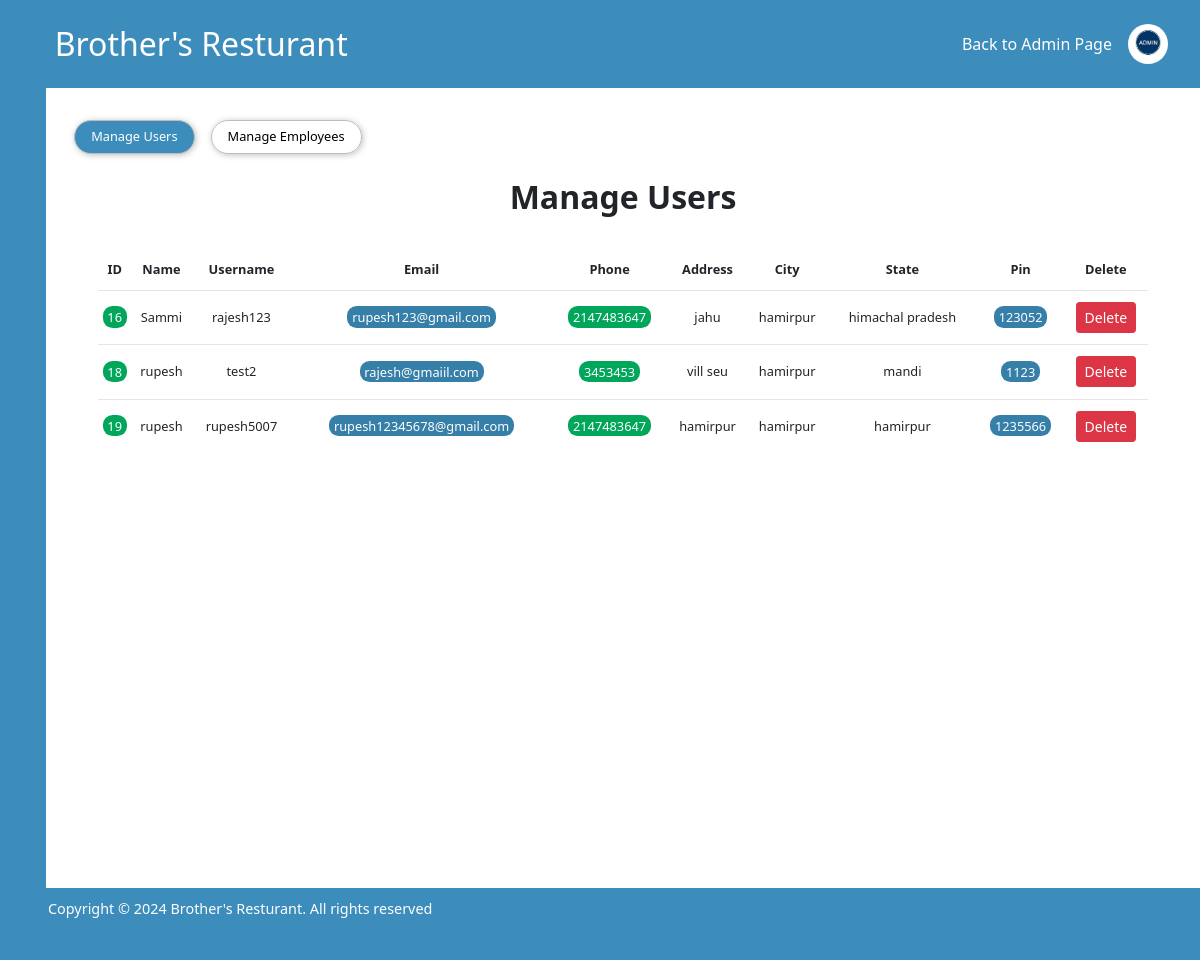
Page /manageuser.php on the committed database.
### tables this page shows
CREATE TABLE `formdata` (
  `id` int(5) NOT NULL,
  `name` varchar(22) NOT NULL,
  `username` varchar(50) NOT NULL,
  `email` varchar(50) NOT NULL,
  `password` varchar(150) NOT NULL,
  `address` varchar(50) NOT NULL,
  `city` varchar(20) NOT NULL,
  `state` varchar(20) NOT NULL,
  `phone` int(11) NOT NULL,
  `prole` varchar(20) NOT NULL,
  `pin` int(12) NOT NULL
);

### manageuser.php (the view, shortened to what this page needs)
<?php
include "connection.php";
?>
<!DOCTYPE html>
<html lang="en">
<head>
<link href="https://cdn.jsdelivr.net/npm/bootstrap@5.0.2/dist/css/bootstrap.min.css" rel="stylesheet">
</head>
<body>
<header>
        <a href="admin.php" class="logo">Brother's Resturant</a>
        <div class="admin_profile">
            <a style="text-decoration:none;color:white;" href="admin.php">Back to Admin Page</a>
            <div class='widt:20%' class="img">
                <img src="admin.jfif" alt="" />
            </div>
        </div>
    </header>
    <main style='display:flex;'>
        <div class="side" style="width:4%;background-color: rgb(60, 141, 188);min-height:100vh;">
        </div>
    <div class="container-fluid">
    <div class="filter" style='margin-top:2rem;align-items:center;'>
                <a href='manageuser.php' class="bt" style='background-color:rgb(60, 141, 188);color:white;'>Manage Users</a>
                <a href='manage_employees.php' class="bt">Manage Employees</a>
            </div>
    <h2 class='mt-4' style='margin:0;font-size:2rem;font-weight:600;text-align:center;margin:2rem 0;'>Manage Users</h2>
    <?php    $sql="SELECT * FROM formdata WHERE prole='1'";
    $result=$conn->query($sql);
    if($result->num_rows>0){
        echo"<div class='table_container' ><table>
        <tr>
        <th>ID</th>
        <th>Name</th>
        <th>Username</th>
        <th>Email</th>
        <th>Phone</th>
        <th>Address</th>
        <th>City</th>
        <th>State</th>
        <th>Pin</th>
        <th>Delete</th>
        </tr>";
        while($row=$result->fetch_assoc()){
        echo"<tr>
        <td><span class='screen_cell'>" .$row["id"]."</span></td>
        <td>" .htmlspecialchars($row["name"])."</td>
        <td>" .htmlspecialchars($row["username"])."</td>
        <td><span class='time_cell'>" .htmlspecialchars($row["email"])."</span></td>
        <td><span class='screen_cell'>" .$row["phone"]."</span></td>
        <td>" .htmlspecialchars($row["address"])."</td>
        <td>" .htmlspecialchars($row["city"])."</td>
        <td>" .htmlspecialchars($row["state"])."</td>
        <td><span class='time_cell'>" .$row["pin"]."</span></td>
        <td>
        <a href='manageuser.php?delete_id=" . $row["id"]."'class='btn btn-danger btn-sm' >Delete</a>
        </td>
        </tr>";
        }
        echo"</table></div>";
        }else{
        echo "0 results";
        }
        ?>
        </div>
    </main>
    <div class="side" style="width:100%;background-color: rgb(60, 141, 188);min-height:9vh;
    color:white;font-size:0.9rem;padding-left:4%;padding-top:0.6rem;">
    Copyright © 2024 Brother's Resturant. All rights reserved
    </div>
</body>
</html>

### manageuser.php (style rules this page uses)
table { width: 93%; padding: 1rem; font-size: 0.8rem; }
th { text-align: start; }
th, tr, td { padding: 0.7rem 0; text-align: center; }
td { border-top: 1px solid rgb(229, 229, 229); }
.table_container { display: flex; justify-content: center; background-color: white; margin-bottom: 4rem; }
.screen_cell { background-color: #00A65A; color: white; border-radius: 0.6rem; padding: 0.1rem 0.3rem; }
.time_cell { background-color: #367FA9; color: white; border-radius: 0.6rem; padding: 0.1rem 0.3rem; }
header { display: flex; justify-content: space-between; height: 11vh; background-color: rgb(60, 141, 188); padding: 0 2rem; align-items: center; color: white; margin: 0; }
header a { text-decoration: none; color: white; }
header img { height: 40px; width: 40px; border-radius: 50%; }
.logo { font-size: 2rem; margin-left:2%; }
.admin_profile { width: 20%; display: flex; align-items: center; justify-content: end; gap: 1rem; }
.filter { display: flex; padding: 0 1rem; gap: 1rem; align-items: center; }
.filter a { text-decoration: none; color: black; border: 1px solid rgb(190, 190, 190); padding: 0.4rem 1rem; border-radius: 18px; font-size: 0.8rem; box-shadow: 1px 1px 6px rgb(190, 190, 190); }

### rows in the picture
formdata: id "16", name "Sammi", username "rajesh123", email "rupesh123@gmail.com", phone "2147483647", address "jahu", city "hamirpur", state "himachal pradesh", pin "123052"
formdata: id "18", name "rupesh", username "test2", email "rajesh@gmaiil.com", phone "3453453", address "vill seu", city "hamirpur", state "mandi", pin "1123"
formdata: id "19", name "rupesh", username "rupesh5007", email "rupesh12345678@gmail.com", phone "2147483647", address "hamirpur", city "hamirpur", state "hamirpur", pin "1235566"
